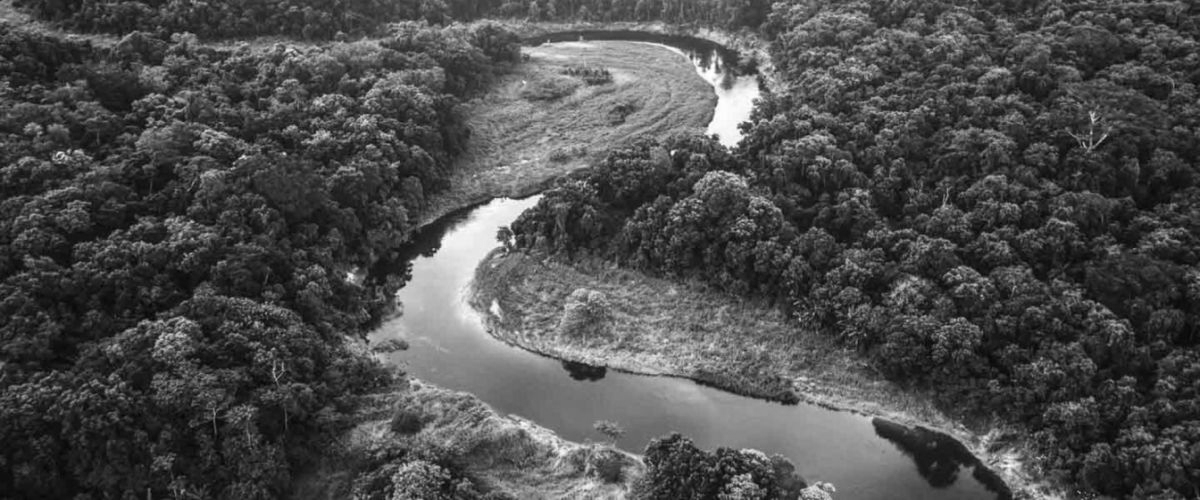
#> input picture subjects/matrix_transformation/nature_gray.png, 1200 x 500 px
$ python practice.py
#> lines starting #> are read from the running program, lines starting #| are printed output that depends on the picture
import numpy as np
import cv2

def get_flipping_matrix(type):
    return {
        "v":
            np.array([
                [1, 0],
                [0, -1]
            ]),
        "h":
            np.array([
                [-1, 0],
                [0, 1]
            ])
    }[type]

def compute_padding_matrix(type, img):
    try:
        height, width = img.shape
    except:
        height, width, _depth = img.shape

    return {
        "v": np.array([0, height - 1]),
        "h": np.array([width - 1, 0])
    }[type]

def grayscale_flip(type, img):
    height, width = img.shape
    x1_np = np.arange(width)
    x2_np = np.arange(height)
    combine_w_h_matrix = np.array([[x1, x2] for x2 in x2_np for x1 in x1_np])
    map_color = lambda arr: img[arr[1], arr[0]]
    # color = np.apply_along_axis(map_color, axis=1, arr=combine_w_h_matrix)
    # to_origin = color.reshape(width, height).T
    flip_matrix = get_flipping_matrix(type)
    padding_matrix = compute_padding_matrix(type, img)
    new_combine_w_h_matrix = np.add(flip_matrix.dot(combine_w_h_matrix.T).T, padding_matrix)
    new_img = np.apply_along_axis(map_color, axis=1, arr=new_combine_w_h_matrix)
    new_img = new_img.reshape(height, width)
    cv2.imwrite(f'natural_gray_{type}.png', new_img)

def color_flip(type, img):
    height, width, depth = img.shape
    x1_np = np.arange(width)
    x2_np = np.arange(height)
    combine_w_h_matrix = np.array([[x1, x2] for x2 in x2_np for x1 in x1_np])
    map_color = lambda arr: img[arr[1], arr[0], :]
    # color = np.apply_along_axis(map_color, axis=1, arr=combine_w_h_matrix)
    # to_origin = color.reshape(width, height).T
    flip_matrix = get_flipping_matrix(type)
    padding_matrix = compute_padding_matrix(type, img)
    new_combine_w_h_matrix = np.add(flip_matrix.dot(combine_w_h_matrix.T).T, padding_matrix)
    new_img = np.apply_along_axis(map_color, axis=1, arr=new_combine_w_h_matrix)
    new_img = new_img.reshape(height, width, -1)
    cv2.imwrite(f'natural_{type}.png', new_img)

def main():
    img = cv2.imread('nature_gray.png', 0)
#> img is the input picture: shape (500, 1200); min 5, max 255, mean 76.7
    grayscale_flip("v", img)
#> in grayscale_flip, `padding_matrix = compute_padding_matrix(type, img)`: padding_matrix = [0, 499]
#> in grayscale_flip, `new_combine_w_h_matrix = np.add(flip_matrix.dot(combine_w_h_matrix.T)...`: new_combine_w_h_matrix = 600000 pairs, first value 0 to 1199, second value 0 to 499
#> in grayscale_flip, `new_img = new_img.reshape(height, width)`:
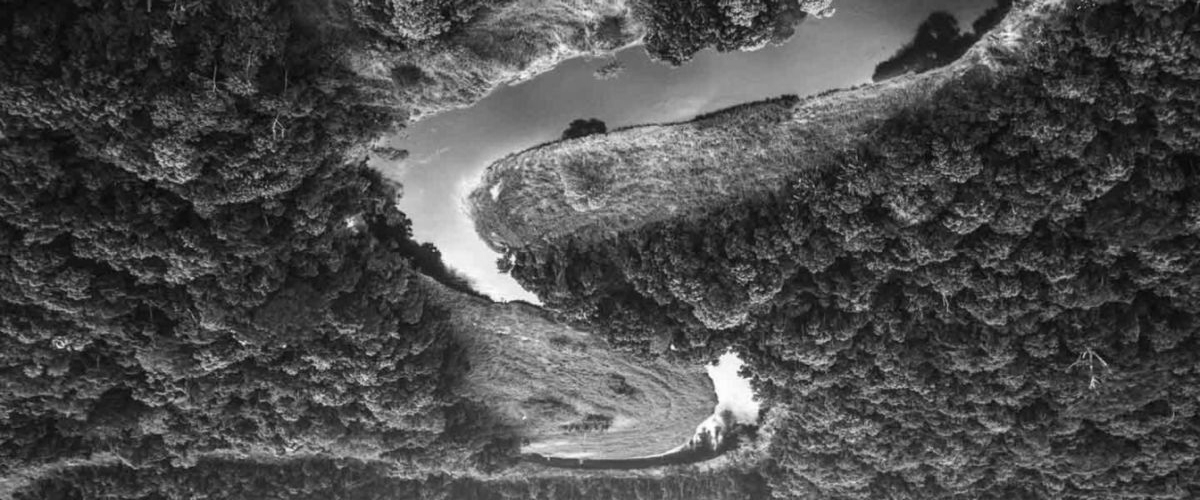
#> new_img: shape (500, 1200); min 5, max 255, mean 76.7
    grayscale_flip("h", img)
#> call 2 of grayscale_flip, with type = 'h'
#> in grayscale_flip (call 2), `padding_matrix = compute_padding_matrix(type, img)`: padding_matrix = [1199, 0]
#> in grayscale_flip (call 2), `new_img = new_img.reshape(height, width)`:
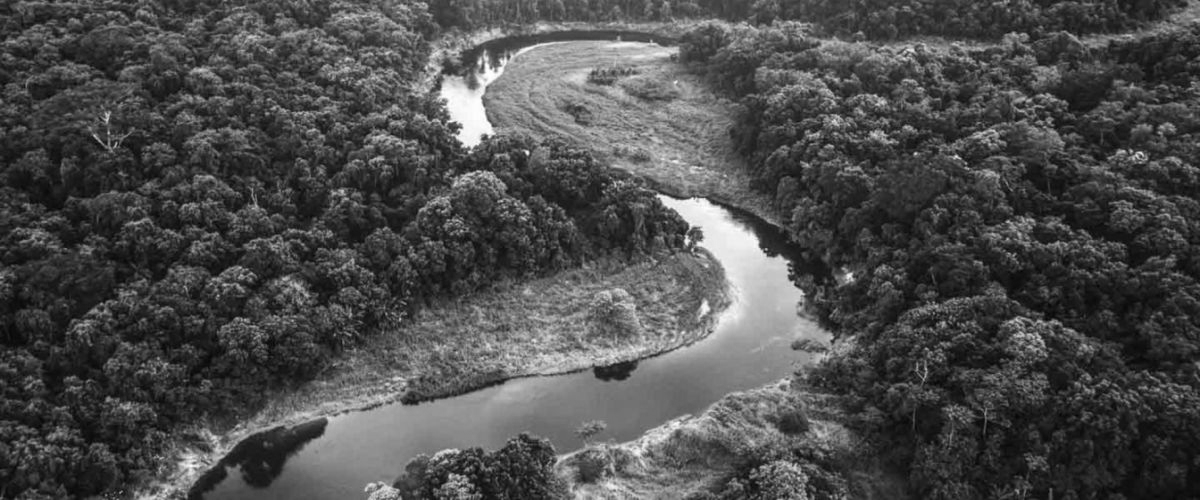
#> new_img: shape (500, 1200); min 5, max 255, mean 76.7

    color_img = cv2.imread('nature.png', 1)
    color_flip("v", color_img)
    color_flip("h", color_img)

if __name__ == "__main__":
#> (the run stopped early here; a loop or call above may not have finished)

$ run again, with subjects/image_color_bounding_box_region/sample/image.jpg saved as subjects/matrix_transformation/nature_gray.png
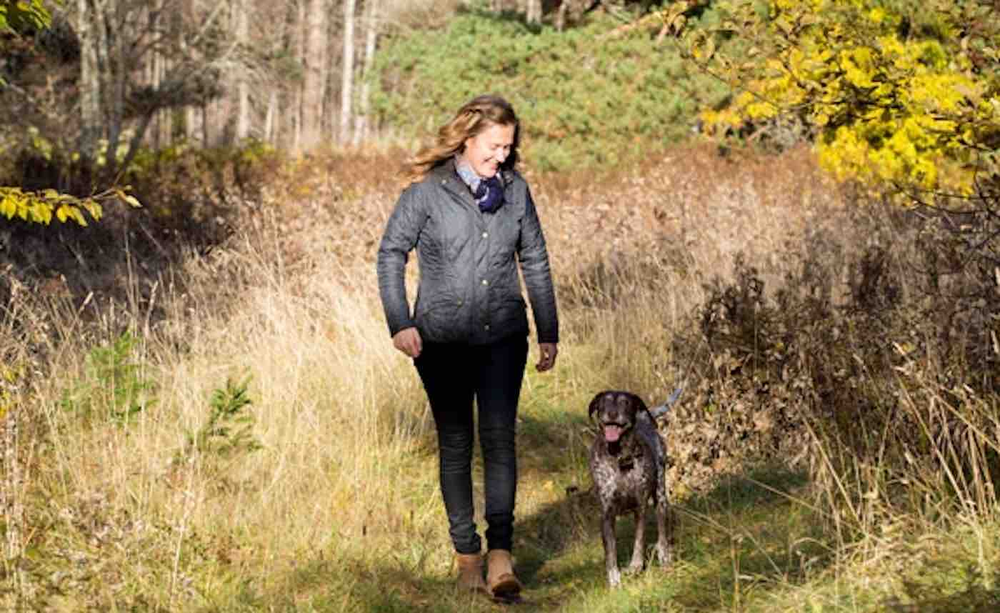
#> input picture subjects/image_color_bounding_box_region/sample/image.jpg, 1000 x 613 px, shrunk from 1400 x 858 before the run
#> in main, `img = cv2.imread('nature_gray.png', 0)`:
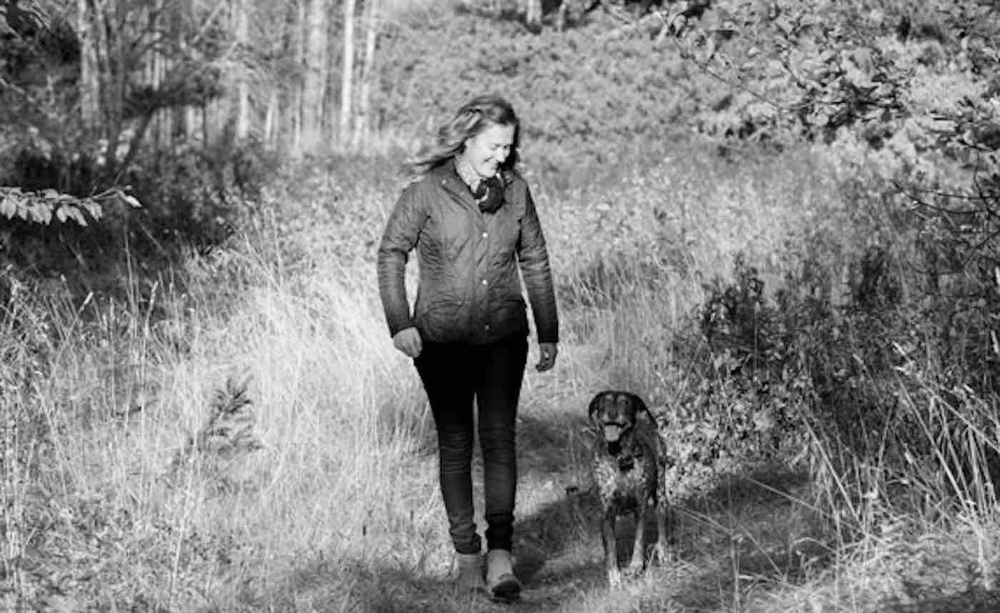
#> img: shape (613, 1000); min 0, max 251, mean 129.6
#> padding_matrix = [0, 612]
#> new_combine_w_h_matrix = 613000 pairs, first value 0 to 999, second value 0 to 612
#> padding_matrix = [999, 0]
#> in grayscale_flip (call 2), `new_img = new_img.reshape(height, width)`:
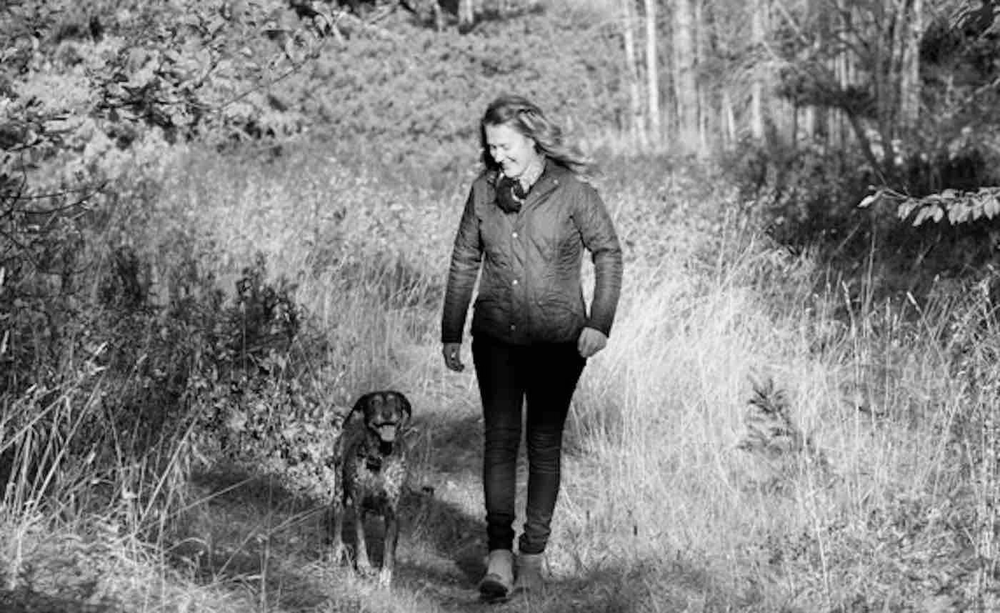
#> new_img: shape (613, 1000); min 0, max 251, mean 129.6

$ run again, with subjects/m3_k_means/cat_dog_dataset/cat/cat.0.jpg saved as subjects/matrix_transformation/nature_gray.png
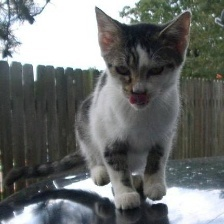
#> input picture subjects/m3_k_means/cat_dog_dataset/cat/cat.0.jpg, 224 x 224 px
#> padding_matrix = [0, 223]
#> new_combine_w_h_matrix = 50176 pairs, first value 0 to 223, second value 0 to 223
#> in grayscale_flip, `new_img = new_img.reshape(height, width)`:
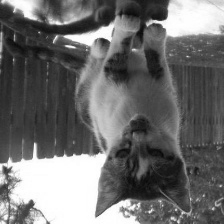
#> new_img: shape (224, 224); min 7, max 255, mean 109.8
#> padding_matrix = [223, 0]
#> in grayscale_flip (call 2), `new_img = new_img.reshape(height, width)`:
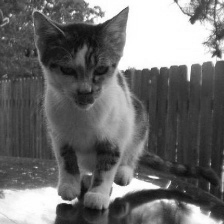
#> new_img: shape (224, 224); min 7, max 255, mean 109.8
